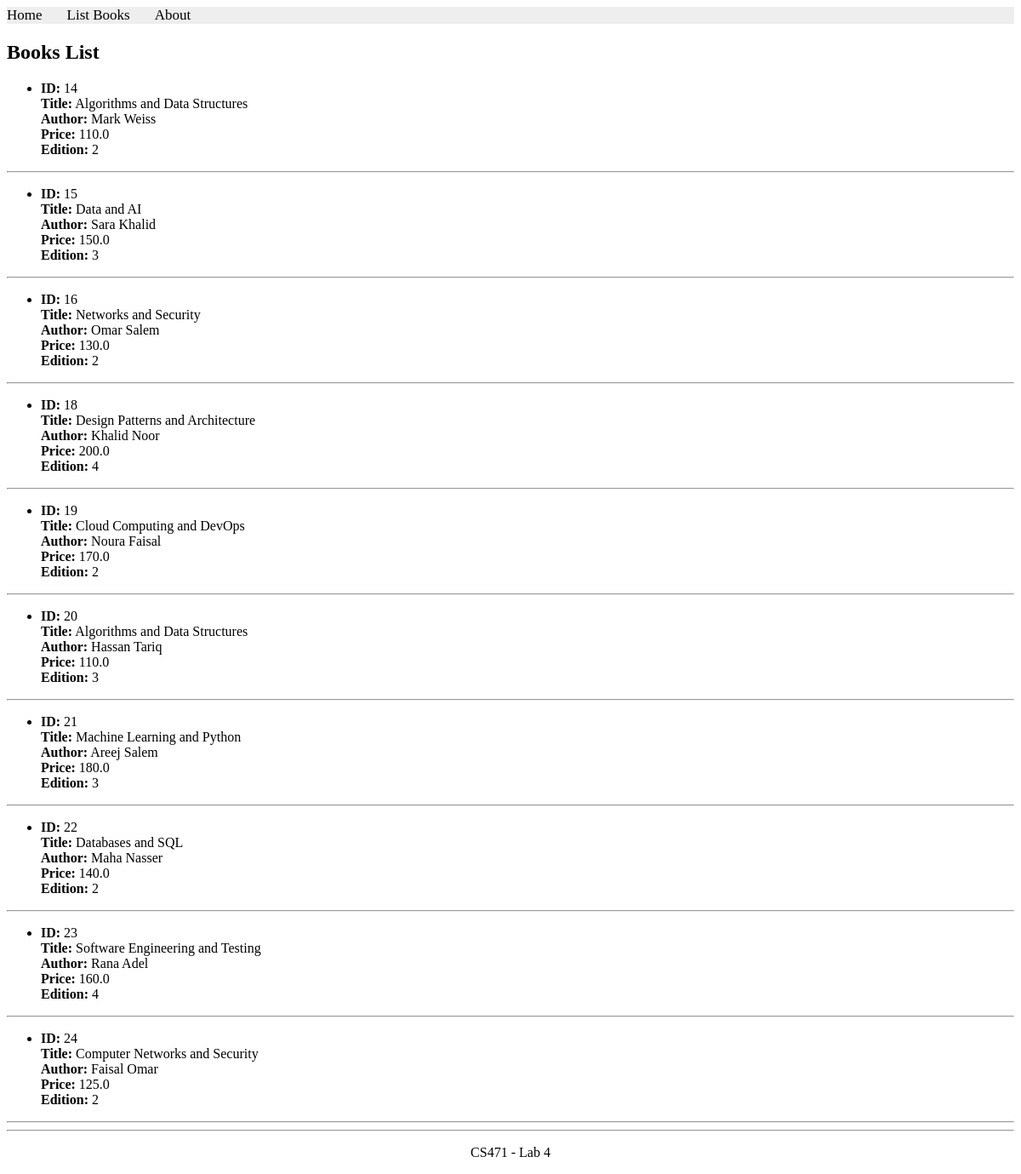
The page /books/complex/query on the database its author committed.
### apps/bookmodule/models.py (models this page shows)
class Book(models.Model):
    title = models.CharField(max_length=50)
    author = models.CharField(max_length=50)
    price = models.FloatField(default=0.0)
    edition = models.SmallIntegerField(default=1)

### apps/bookmodule/views.py (the view)
# urls.py: path('complex/query', views.complex_query, name="books.complex_query"),
def complex_query(request):
    mybooks = Book.objects.filter(
        author__isnull=False
    ).filter(
        title__icontains='and'
    ).filter(
        edition__gte=2
    ).exclude(
        price__lte=100
    )[:10]
    if len(mybooks) >= 1:
        return render(request, "bookmodule/bookList.html", {'books': mybooks})
    else:
        return render(request, "bookmodule/index.html")

### apps/templates/bookmodule/bookList.html (shortened to what this page needs)
{% extends "layouts/base.html" %}
{% load static %}
{% block content %}
<h2>Books List</h2>
{% if books %}
    {% for book in books %}
        <ul>
            <li><strong>ID:</strong> {{ book.id }}</li>
            <strong>Title:</strong> {{ book.title }}<br>
            <strong>Author:</strong> {{ book.author }}<br>
            <strong>Price:</strong> {{ book.price }}<br>
            <strong>Edition:</strong> {{ book.edition }}<br>
        </ul>
        <hr>
    {% endfor %}
{% else %}
<p>No books found.</p>
{% endif %}
{% endblock content %}

### rows shown on the page
Book: id "14", title "Algorithms and Data Structures", author "Mark Weiss", price "110.0", edition "2"
Book: id "15", title "Data and AI", author "Sara Khalid", price "150.0", edition "3"
Book: id "16", title "Networks and Security", author "Omar Salem", price "130.0", edition "2"
Book: id "18", title "Design Patterns and Architecture", author "Khalid Noor", price "200.0", edition "4"
Book: id "19", title "Cloud Computing and DevOps", author "Noura Faisal", price "170.0", edition "2"
Book: id "20", title "Algorithms and Data Structures", author "Hassan Tariq", price "110.0", edition "3"
Book: id "21", title "Machine Learning and Python", author "Areej Salem", price "180.0", edition "3"
Book: id "22", title "Databases and SQL", author "Maha Nasser", price "140.0", edition "2"
Book: id "23", title "Software Engineering and Testing", author "Rana Adel", price "160.0", edition "4"
Book: id "24", title "Computer Networks and Security", author "Faisal Omar", price "125.0", edition "2"
